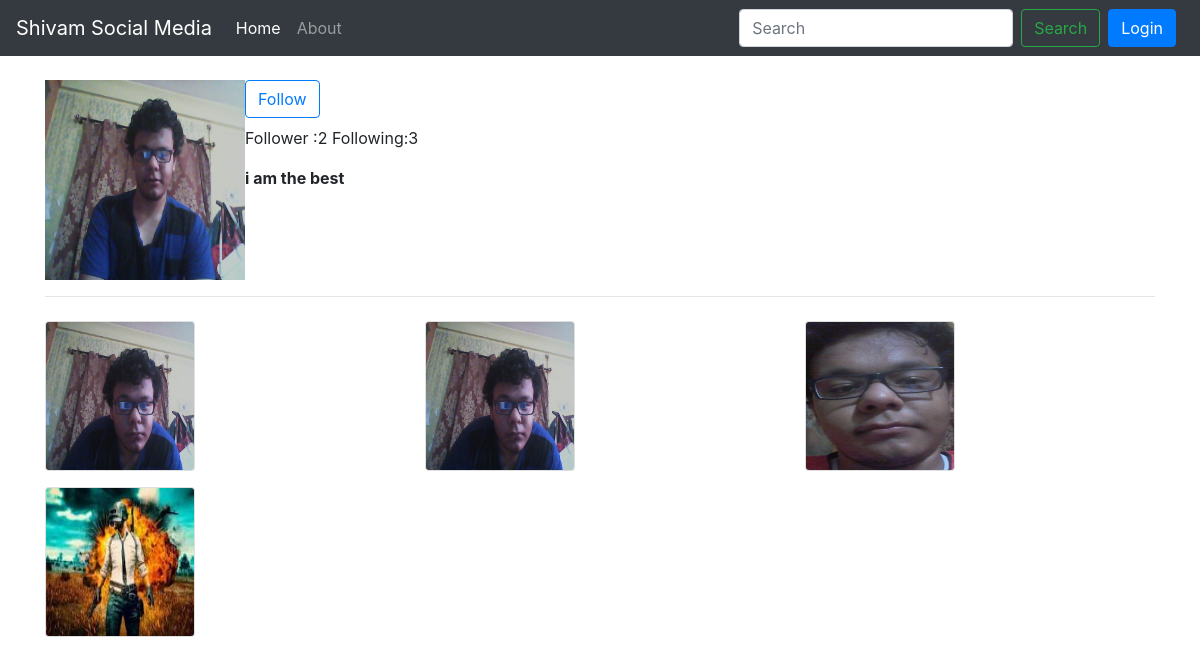
The app's page /userpage/shivam/ (signed in) with its own data.
### userpage/models.py (models this page shows, shortened)
class Profile(models.Model):
    user=models.ForeignKey(User,on_delete=models.CASCADE)
    userImage=models.ImageField(upload_to='static/')
    bio=models.CharField(max_length=50)
    connections=models.CharField(max_length=50,blank=True)
    followers=models.IntegerField(default=0)
    following=models.IntegerField(default=0)

class Post(models.Model):
    user=models.ForeignKey(User,on_delete=models.CASCADE)
    captions=models.CharField(max_length=50)
    date=models.DateTimeField(auto_now_add=True)
    image=models.ImageField(upload_to='static/')

### userpage/views.py (the view)
# urls.py: path('<str:username>/', views.userProfile,name='userprofile'),
def userProfile(request,username):
    user=User.objects.filter(username=username)
    if user:
        profile=Profile.objects.get(user=user[0])
        post=getPost(user[0])
        bio=profile.bio
        userImage=profile.userImage
        connection=profile.connections
        following=profile.following
        follower=profile.followers
        data={'userobj':user,'bio':bio,'con':connection,'follower':follower,'following':following,'posts':post,'userImage':userImage}
    return render(request,'userProfile.html',data)

### userpage/views.py (called while the page is built)
def getPost(user):
    post_obj=Post.objects.filter(user=user)
    imgList=[
        post_obj[i:i+3] for i in range(0,len(post_obj),3)
    ]
    return imgList

### templates/userProfile.html
{% extends 'base.html' %}
{% load static %}
{% block body %}
<div class="container my-4">
    <div class="media">
        <img src="{{userImage.url}}" class="align-self-start-mr-3 userImage" width="200px" height="200px" alt="">
        <div class="media-body-info">
            <h4 class="mt-0">{{user_obj.username}}
                <a type="button" class="btn btn-outline-primary" id="follow" role="button" href="#">Follow</a>
            </h4>
            <p>Follower :{{follower}} Following:{{following}}</p>
            <p><b>{{bio}}</b></p>
        </div>
    </div>
    <hr>
    <div class="row">
        {% for i in posts %}
            {% for j in i %}
            <div class="col-md-4">
            <img src="{{j.image.url}}" class="card my-2" width="150" height="150" alt="">
        </div>
            {% endfor %}
        {% endfor %}
    </div>
</div>
{% endblock %}

### records on screen
Profile: bio "i am the best"
Post: image (picture)
Post: image (picture)
Post: image (picture)
Post: image (picture)

### other values on screen
{{ follower }} "2"
{{ following }} "3"
